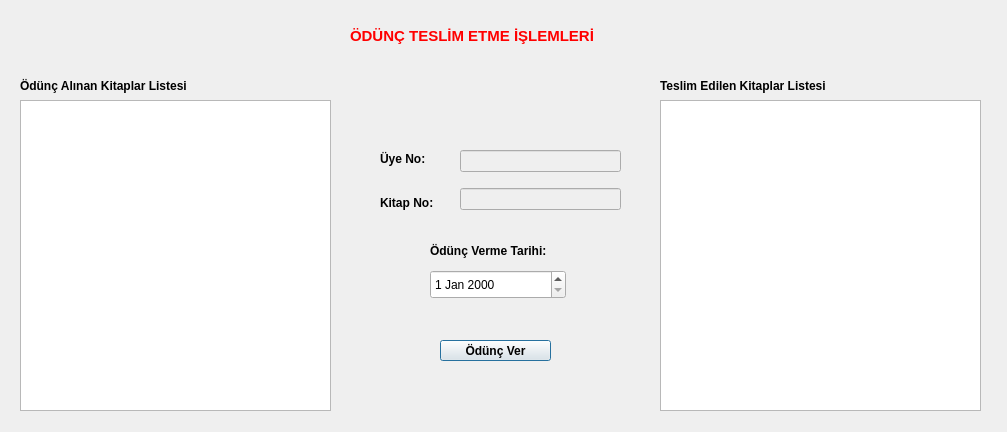
<?xml version="1.0" encoding="UTF-8"?>
<ui version="4.0">
 <class>odunc_teslim_etme</class>
 <widget class="QDialog" name="odunc_teslim_etme">
  <property name="geometry">
   <rect>
    <x>0</x>
    <y>0</y>
    <width>1007</width>
    <height>432</height>
   </rect>
  </property>
  <property name="windowTitle">
   <string>Dialog</string>
  </property>
  <widget class="QLabel" name="label_6">
   <property name="geometry">
    <rect>
     <x>660</x>
     <y>70</y>
     <width>271</width>
     <height>31</height>
    </rect>
   </property>
   <property name="font">
    <font>
     <bold>true</bold>
    </font>
   </property>
   <property name="text">
    <string>Teslim Edilen Kitaplar Listesi</string>
   </property>
  </widget>
  <widget class="QWidget" name="layoutWidget_3">
   <property name="geometry">
    <rect>
     <x>460</x>
     <y>140</y>
     <width>161</width>
     <height>81</height>
    </rect>
   </property>
   <layout class="QVBoxLayout" name="verticalLayout_5">
    <item>
     <widget class="QLineEdit" name="lineEdit_uye_no_3">
      <property name="enabled">
       <bool>false</bool>
      </property>
     </widget>
    </item>
    <item>
     <widget class="QLineEdit" name="lineEdit_kitap_no_3">
      <property name="enabled">
       <bool>false</bool>
      </property>
     </widget>
    </item>
   </layout>
  </widget>
  <widget class="QTableView" name="tableView_teslim_edilen">
   <property name="geometry">
    <rect>
     <x>660</x>
     <y>100</y>
     <width>321</width>
     <height>311</height>
    </rect>
   </property>
  </widget>
  <widget class="QTableView" name="tableView_odunc_alinan">
   <property name="geometry">
    <rect>
     <x>20</x>
     <y>100</y>
     <width>311</width>
     <height>311</height>
    </rect>
   </property>
  </widget>
  <widget class="QDateEdit" name="dateEdit_2">
   <property name="geometry">
    <rect>
     <x>430</x>
     <y>270</y>
     <width>136</width>
     <height>29</height>
    </rect>
   </property>
  </widget>
  <widget class="QLabel" name="label_9">
   <property name="geometry">
    <rect>
     <x>350</x>
     <y>20</y>
     <width>291</width>
     <height>31</height>
    </rect>
   </property>
   <property name="palette">
    <palette>
     <active>
      <colorrole role="WindowText">
       <brush brushstyle="SolidPattern">
        <color alpha="255">
         <red>255</red>
         <green>0</green>
         <blue>0</blue>
        </color>
       </brush>
      </colorrole>
     </active>
     <inactive>
      <colorrole role="WindowText">
       <brush brushstyle="SolidPattern">
        <color alpha="255">
         <red>255</red>
         <green>0</green>
         <blue>0</blue>
        </color>
       </brush>
      </colorrole>
     </inactive>
     <disabled/>
    </palette>
   </property>
   <property name="font">
    <font>
     <pointsize>11</pointsize>
     <bold>true</bold>
    </font>
   </property>
   <property name="text">
    <string>ÖDÜNÇ TESLİM ETME İŞLEMLERİ</string>
   </property>
  </widget>
  <widget class="QWidget" name="layoutWidget_2">
   <property name="geometry">
    <rect>
     <x>380</x>
     <y>140</y>
     <width>68</width>
     <height>81</height>
    </rect>
   </property>
   <layout class="QVBoxLayout" name="verticalLayout_6">
    <item>
     <widget class="QLabel" name="label_7">
      <property name="font">
       <font>
        <bold>true</bold>
       </font>
      </property>
      <property name="text">
       <string>Üye No:</string>
      </property>
     </widget>
    </item>
    <item>
     <widget class="QLabel" name="label_11">
      <property name="font">
       <font>
        <bold>true</bold>
       </font>
      </property>
      <property name="text">
       <string>Kitap No:</string>
      </property>
     </widget>
    </item>
   </layout>
  </widget>
  <widget class="QLabel" name="label_8">
   <property name="geometry">
    <rect>
     <x>20</x>
     <y>70</y>
     <width>271</width>
     <height>31</height>
    </rect>
   </property>
   <property name="font">
    <font>
     <bold>true</bold>
    </font>
   </property>
   <property name="text">
    <string>Ödünç Alınan Kitaplar Listesi</string>
   </property>
  </widget>
  <widget class="QPushButton" name="btn_odunc_ver">
   <property name="geometry">
    <rect>
     <x>440</x>
     <y>340</y>
     <width>111</width>
     <height>21</height>
    </rect>
   </property>
   <property name="font">
    <font>
     <bold>true</bold>
    </font>
   </property>
   <property name="text">
    <string>Ödünç Ver</string>
   </property>
  </widget>
  <widget class="QLabel" name="label_4">
   <property name="geometry">
    <rect>
     <x>430</x>
     <y>240</y>
     <width>141</width>
     <height>21</height>
    </rect>
   </property>
   <property name="font">
    <font>
     <bold>true</bold>
    </font>
   </property>
   <property name="text">
    <string>Ödünç Verme Tarihi:</string>
   </property>
  </widget>
 </widget>
 <resources/>
 <connections/>
</ui>
